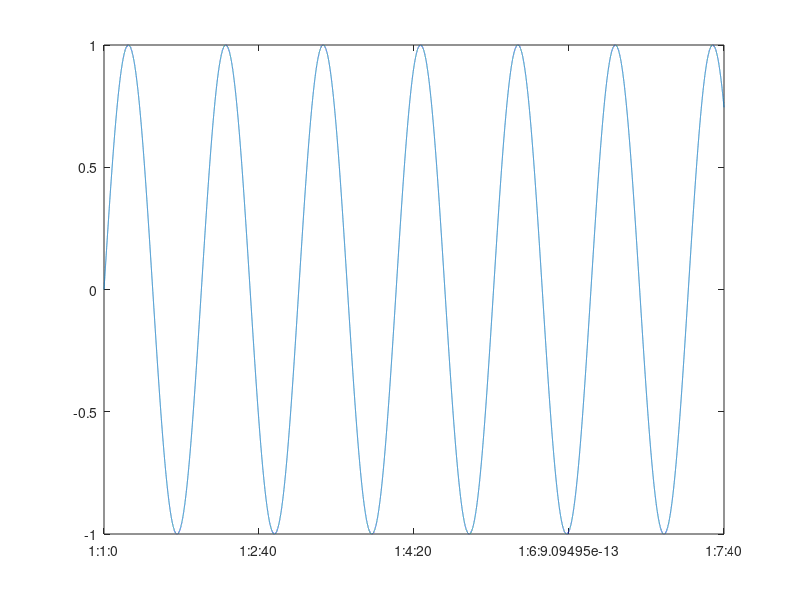

This figure's MATLAB source: (Note: this script raises an error after producing the figure.)
function [] = label_test()

global newLim;

T=(1:100000)/250;
x = sin(T/10);
plot(T,x)
xtick = get(gca, 'XTIck');
for i=1:numel(xtick);
    xtl(:,i) = datevec(datenum(0,0,0,1,1,xtick(i)));
end;

for i=1:numel(xtick)
    xt_label{i} = sprintf('%0d:%0d:%0d', xtl(4,i), xtl(5,i), xtl(6,i));
end

set(gca, 'XTickLabel', xt_label);

h = zoom;
set(h,'ActionPreCallback',@myprecallback);
set(h,'ActionPostCallback',@mypostcallback);
set(h,'Enable','on');
%
function myprecallback(obj,evd)
disp('A zoom is about to occur.');
%
function mypostcallback(obj,evd)
newLim = get(evd.Axes,'XLim');
msgbox(sprintf('The new X-Limits are [%.2f %.2f].',newLim))
xtick = get(gca, 'XTIck')